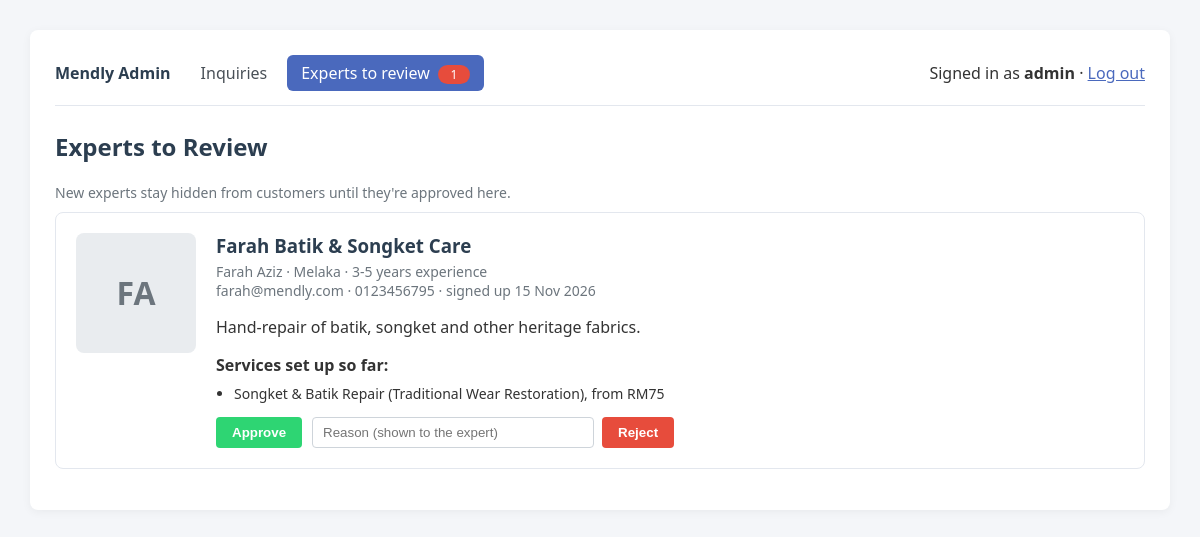
/admin/experts.php (signed in), run on the app's committed database.
### tables this page shows
CREATE TABLE experts (
    expert_id              INT AUTO_INCREMENT PRIMARY KEY,
    full_name               VARCHAR(100) NOT NULL,
    email                    VARCHAR(100) NOT NULL UNIQUE,
    phone                    VARCHAR(20)  NOT NULL,
    location                 VARCHAR(150) NOT NULL,
    password                 VARCHAR(255) NOT NULL,
    business_name            VARCHAR(150) NOT NULL,
    experience                VARCHAR(20)  NOT NULL,
    description              TEXT,

     
     
     
     
     
     
     
    first_login_done         BOOLEAN DEFAULT TRUE,

    photo_path                MEDIUMBLOB,
    photo_path_mime           VARCHAR(20),

     
    avatar                    MEDIUMBLOB,
    avatar_mime               VARCHAR(20),
    bio                       TEXT,
    years_experience          INT DEFAULT 0,
    completed_repairs         INT DEFAULT 0,
    response_rate             DECIMAL(5,2) DEFAULT 0,
    average_response_time     VARCHAR(50),
    verified                  BOOLEAN DEFAULT FALSE,

     
     
     
    approval_status           ENUM('pending', 'approved', 'rejected') NOT NULL DEFAULT 'approved',
    rejection_reason          VARCHAR(255),
    reviewed_at               DATETIME,

    created_at                TIMESTAMP DEFAULT CURRENT_TIMESTAMP
);

CREATE TABLE services (
    service_id         INT AUTO_INCREMENT PRIMARY KEY,
    expert_id          INT NOT NULL,
    category_id        INT NOT NULL,
    title              VARCHAR(150) NOT NULL,
    description        TEXT,
    starting_price     DECIMAL(10,2),
    estimated_duration VARCHAR(50),
    status             ENUM('active', 'inactive') DEFAULT 'active',
    created_at         TIMESTAMP DEFAULT CURRENT_TIMESTAMP,

    FOREIGN KEY (expert_id)   REFERENCES experts(expert_id) ON DELETE CASCADE,
    FOREIGN KEY (category_id) REFERENCES categories(category_id)
);

CREATE TABLE categories (
    category_id    INT AUTO_INCREMENT PRIMARY KEY,
    category_name  VARCHAR(100) NOT NULL,
    category_group ENUM('textiles', 'toys', 'leather') NOT NULL,
    image_path     VARCHAR(255)
);

### includes/helpers.php (called while the page is built, shortened)
<?php
require_once __DIR__ . '/icons.php';
function asset(string $path): string
{
    $file    = dirname(__DIR__) . '/' . ltrim($path, '/');
    $version = is_file($file) ? filemtime($file) : 0;
    return e($path . ($version ? '?v=' . $version : ''));
}
function e($value): string
{
    return htmlspecialchars((string) ($value ?? ''), ENT_QUOTES, 'UTF-8');
}
function imageDataUri(?string $data, ?string $mime, ?string $fallback = null): ?string
{
    if ($data === null || $data === '' || $mime === null || $mime === '') {
        return $fallback;
    }
    return 'data:' . $mime . ';base64,' . base64_encode($data);
}

### includes/icons.php (called while the page is built, shortened)
<?php
function nameInitials(string $name): string
{
    $words = preg_split('/\s+/', trim($name), -1, PREG_SPLIT_NO_EMPTY);
    $letters = '';
    foreach (array_slice($words, 0, 2) as $word) {
        $letters .= mb_strtoupper(mb_substr($word, 0, 1));
    }
    return $letters !== '' ? $letters : '?';
}

### admin/experts.php (the view, shortened to what this page needs)
<?php
require_once __DIR__ . '/../includes/mailer.php';
$pending = mysqli_fetch_all(mysqli_query(
    $conn,
    "SELECT expert_id, full_name, email, phone, location, business_name, experience, description,
            photo_path, photo_path_mime, created_at
     FROM experts WHERE approval_status = 'pending' ORDER BY created_at"
), MYSQLI_ASSOC);
$servicesByExpert = [];
if ($pending) {
    $result = mysqli_query(
        $conn,
        "SELECT s.expert_id, s.title, s.starting_price, c.category_name
         FROM services s
         INNER JOIN categories c ON c.category_id = s.category_id
         INNER JOIN experts e ON e.expert_id = s.expert_id
         WHERE e.approval_status = 'pending'
         ORDER BY s.service_id"
    );
    foreach (mysqli_fetch_all($result, MYSQLI_ASSOC) as $row) {
        $servicesByExpert[$row['expert_id']][] = $row;
    }
}
$experienceLabels = ['0-1' => 'Less than 1 year', '1-3' => '1-3 years', '3-5' => '3-5 years', '5-10' => '5-10 years', '10+' => '10+ years'];
?>
<!DOCTYPE html>
<html lang="en">
<head>
    <link rel="stylesheet" href="../<?php echo asset('assets/css/admin.css'); ?>">
</head>
<body>
    <div class="container">
        <?php $adminPage = 'experts'; include __DIR__ . '/../includes/admin-nav.php'; ?>
        <h2>Experts to Review</h2>
        <p class="expert-review-meta">New experts stay hidden from customers until they're approved here.</p>
        <?php foreach ($pending as $expert): ?>
            <?php $photo = imageDataUri($expert['photo_path'], $expert['photo_path_mime']); ?>
            <article class="expert-review-card">
                <?php if ($photo): ?>
                    <img class="expert-review-photo" src="<?php echo e($photo); ?>" alt="Business photo">
                <?php else: ?>
                    <div class="expert-review-photo expert-review-initials"><?php echo e(nameInitials($expert['full_name'])); ?></div>
                <?php endif; ?>
                <div>
                    <h3><?php echo e($expert['business_name']); ?></h3>
                    <p class="expert-review-meta">
                        <?php echo e($expert['full_name']); ?> &middot; <?php echo e($expert['location']); ?>
                        &middot; <?php echo e($experienceLabels[$expert['experience']] ?? $expert['experience']); ?> experience
                        <br>
                        <?php echo e($expert['email']); ?> &middot; <?php echo e($expert['phone']); ?>
                        &middot; signed up <?php echo date('d M Y', strtotime($expert['created_at'])); ?>
                    </p>
                    <?php if ($expert['description']): ?>
                        <p><?php echo nl2br(e($expert['description'])); ?></p>
                    <?php endif; ?>
                    <?php $services = $servicesByExpert[$expert['expert_id']] ?? []; ?>
                    <?php if ($services): ?>
                        <strong>Services set up so far:</strong>
                        <ul class="expert-review-services">
                            <?php foreach ($services as $service): ?>
                                <li><?php echo e($service['title']); ?> (<?php echo e($service['category_name']); ?>), from RM<?php echo number_format((float) $service['starting_price'], 0); ?></li>
                            <?php endforeach; ?>
                        </ul>
                    <?php else: ?>
                        <p class="expert-review-meta">No services set up yet.</p>
                    <?php endif; ?>
                    <div class="expert-review-actions">
                        <form method="post" action="experts.php">
                            <button type="submit" class="btn-approve">Approve</button>
                        </form>
                        <form method="post" action="experts.php" onsubmit="return confirm('Reject this expert?');">
                            <input type="text" name="reason" maxlength="255" placeholder="Reason (shown to the expert)" aria-label="Reason for rejecting">
                            <button type="submit" class="btn-reject">Reject</button>
                        </form>
                    </div>
                </div>
            </article>
        <?php endforeach; ?>
    </div>
</body>
</html>

### assets/css/admin.css (style rules this page uses)
body { font-family: 'Segoe UI', Tahoma, Geneva, Verdana, sans-serif; margin: 30px; background: #f4f6f9; color: #333; }
.container { background: #fff; padding: 25px; border-radius: 8px; box-shadow: 0 2px 10px rgba(0, 0, 0, 0.05); }
h2 { margin-top: 0; color: #2c3e50; }
.expert-review-card { display: grid; grid-template-columns: 120px 1fr; gap: 20px; padding: 20px; margin-bottom: 16px; border: 1px solid #e3e7ee; border-radius: 8px; background: #fff; }
.expert-review-photo { width: 120px; height: 120px; border-radius: 8px; object-fit: cover; background: #e9ecef; }
.expert-review-initials { display: flex; align-items: center; justify-content: center; color: #6c757d; font-size: 32px; font-weight: 700; }
.expert-review-card h3 { margin: 0 0 4px; color: #2c3e50; }
.expert-review-meta { margin: 0 0 10px; color: #6c757d; font-size: 14px; }
.expert-review-services { margin: 8px 0 14px; padding-left: 18px; font-size: 14px; }
.expert-review-actions { display: flex; flex-wrap: wrap; gap: 10px; align-items: center; }
.expert-review-actions form { display: flex; gap: 8px; margin: 0; }
.expert-review-actions input[type="text"] { width: 260px; max-width: 100%; padding: 7px 10px; border: 1px solid #ced4da; border-radius: 4px; }
.btn-approve, .btn-reject { padding: 8px 16px; border: none; border-radius: 4px; color: #fff; font-weight: 600; cursor: pointer; }
.btn-approve { background: #2ed573; }
.btn-reject { background: #e74c3c; }

### data on the page
experts: full_name "FA", business_name "Farah Batik & Songket Care", full_name "Farah Aziz", location "Melaka", experience "3-5 years", email "farah@mendly.com", phone "0123456795", created_at "15 Nov 2026", description "Hand-repair of batik, songket and other heritage fabrics."
services: title "Songket & Batik Repair", category.category_name "Traditional Wear Restoration", starting_price "75"

### other printed values
$pendingExperts "1"
$_SESSION['admin_username'] "admin"
